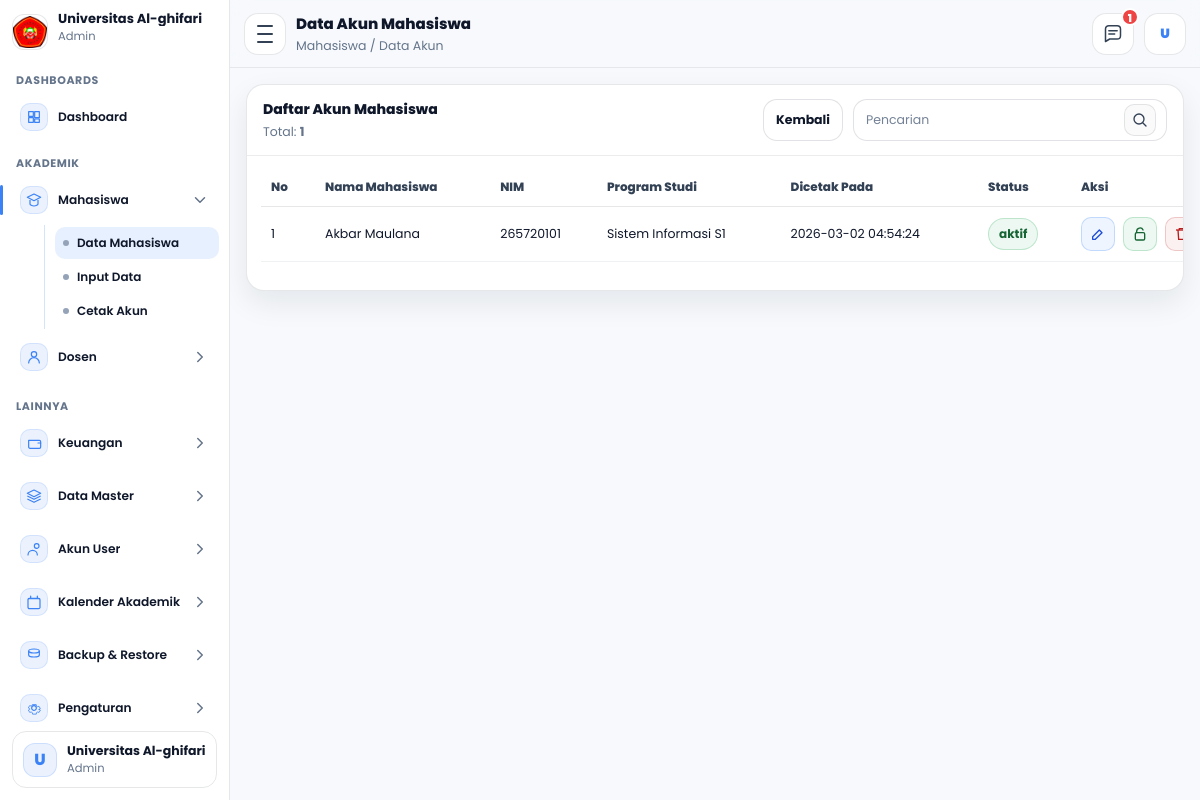
/admin/mahasiswa/dataakun.php (signed in), run on an earlier commit of the app's database.
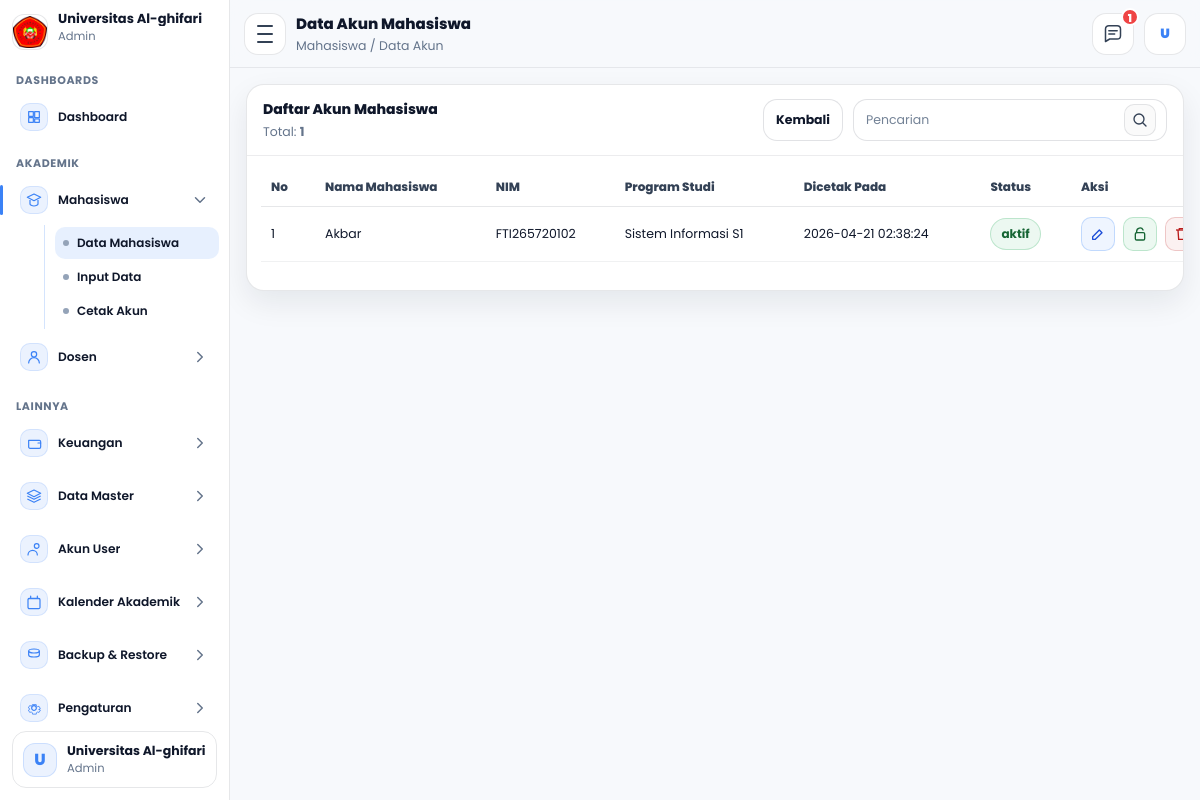
And on a later commit of the database.
### tables this page shows
CREATE TABLE `mahasiswa` (
  `id_mahasiswa` int NOT NULL,
  `tanggal_registrasi` date NOT NULL,
  `periode_pendaftaran` varchar(60) NOT NULL,
  `jenis_pendaftaran` varchar(60) NOT NULL,
  `jalur_pendaftaran` varchar(60) DEFAULT NULL,
  `program_studi` varchar(100) NOT NULL,
  `kelas` varchar(30) NOT NULL,
  `nim` varchar(30) NOT NULL,
  `jalur_keuangan` varchar(100) NOT NULL,
  `nama_mahasiswa` varchar(150) NOT NULL,
  `tempat_lahir` varchar(100) NOT NULL,
  `tanggal_lahir` date NOT NULL,
  `jenis_kelamin` varchar(20) NOT NULL,
  `golongan_darah` varchar(5) DEFAULT NULL,
  `agama` varchar(30) NOT NULL,
  `ukuran_seragam` varchar(10) NOT NULL,
  `nik` varchar(30) DEFAULT NULL,
  `nisn` varchar(30) DEFAULT NULL,
  `npwp` varchar(30) DEFAULT NULL,
  `kewarganegaraan` enum('WNI','WNA') DEFAULT NULL,
  `provinsi` varchar(100) DEFAULT NULL,
  `kab_kota` varchar(100) DEFAULT NULL,
  `kecamatan` varchar(100) DEFAULT NULL,
  `kelurahan` varchar(100) DEFAULT NULL,
  `jalan` varchar(200) DEFAULT NULL,
  `dusun` varchar(100) DEFAULT NULL,
  `rt` varchar(10) DEFAULT NULL,
  `rw` varchar(10) DEFAULT NULL,
  `kode_pos` varchar(10) DEFAULT NULL,
  `jenis_tinggal` varchar(50) DEFAULT NULL,
  `alat_transportasi` varchar(50) DEFAULT NULL,
  `telepon` varchar(30) DEFAULT NULL,
  `hp` varchar(30) DEFAULT NULL,
  `email` varchar(120) DEFAULT NULL,
  `penerima_kps` enum('Ya','Tidak') DEFAULT NULL,
  `no_kps` varchar(50) DEFAULT NULL,
  `nama_ayah` varchar(150) DEFAULT NULL,
  `tanggal_lahir_ayah` date DEFAULT NULL,
  `pendidikan_ayah` varchar(80) DEFAULT NULL,
  `pekerjaan_ayah` varchar(80) DEFAULT NULL,
  `penghasilan_ayah` varchar(80) DEFAULT NULL,
  `nama_ibu` varchar(150) DEFAULT NULL,
  `tanggal_lahir_ibu` date DEFAULT NULL,
  `pendidikan_ibu` varchar(80) DEFAULT NULL,
  `pekerjaan_ibu` varchar(80) DEFAULT NULL,
  `penghasilan_ibu` varchar(80) DEFAULT NULL,
  `nama_wali` varchar(150) DEFAULT NULL,
  `tanggal_lahir_wali` date DEFAULT NULL,
  `pendidikan_wali` varchar(80) DEFAULT NULL,
  `pekerjaan_wali` varchar(80) DEFAULT NULL,
  `penghasilan_wali` varchar(80) DEFAULT NULL,
  `asal_sekolah` varchar(150) DEFAULT NULL,
  `no_ijazah` varchar(80) DEFAULT NULL,
  `alamat_sekolah` varchar(255) DEFAULT NULL,
  `kodepos_sekolah` varchar(10) DEFAULT NULL,
  `email_sekolah` varchar(120) DEFAULT NULL,
  `telepon_sekolah` varchar(30) DEFAULT NULL,
  `website_sekolah` varchar(120) DEFAULT NULL,
  `asal_jurusan` varchar(120) DEFAULT NULL,
  `sks_diakui` int DEFAULT NULL,
  `asal_perguruan_tinggi` varchar(150) DEFAULT NULL,
  `asal_program_studi` varchar(150) DEFAULT NULL,
  `akun_dicetak` tinyint(1) NOT NULL DEFAULT '0',
  `akun_dicetak_pada` timestamp NULL DEFAULT NULL,
  `id_user` int DEFAULT NULL,
  `dibuat_pada` timestamp NULL DEFAULT CURRENT_TIMESTAMP,
  `diubah_pada` timestamp NULL DEFAULT NULL ON UPDATE CURRENT_TIMESTAMP
);

### admin/mahasiswa/dataakun.php (the view, shortened to what the changed rows need)
<?php
require_once __DIR__ . "/../../config.php";
require_once __DIR__ . "/../layout.php";
$username = $_SESSION['username'] ?? 'unfari';
$nama_tampil = 'Universitas Al-ghifari';
$stmtMe = $conn->prepare("SELECT nama_lengkap FROM users WHERE username=? LIMIT 1");
$stmtMe->bind_param("s", $username);
$stmtMe->execute();
$rsMe = $stmtMe->get_result();
if ($rsMe && ($rowMe = $rsMe->fetch_assoc())) {
  $nama_tampil = $rowMe['nama_lengkap'] ?: $nama_tampil;
}
$menu = 'mhs_data';
$qRaw = trim($_GET['q'] ?? '');
$q = $qRaw;
$page = (int)($_GET['page'] ?? 1);
$perPage = 15;
$offset = ($page - 1) * $perPage;
function buildWhereAndParamsAkun($q){
  $where = "WHERE IFNULL(m.akun_dicetak,0)=1";
  $params = [];
  $types = "";
  return [$where, $types, $params];
}
function renderRowsAkun($rows, $offset){
  $no = $offset + 1;
  $html = '';
  foreach ($rows as $r){
    $id     = (int)($r['id_mahasiswa'] ?? 0);
    $nama   = e($r['nama_mahasiswa'] ?? '');
    $nim    = e($r['nim'] ?? '');
    $prodi  = e($r['program_studi'] ?? '-');
    $dicetak= e($r['akun_dicetak_pada'] ?? '-');
    $status = ($r['status'] ?? 'aktif') === 'nonaktif' ? 'nonaktif' : 'aktif';
    $lockTitle = ($status === 'aktif') ? 'Nonaktifkan' : 'Aktifkan';
    $svgUnlock = '<svg viewBox="0 0 24 24" fill="none" aria-hidden="true">
        <path d="M7 10V8a5 5 0 0 1 9.6-2" stroke="currentColor" stroke-width="2" stroke-linecap="round"/>
        <path d="M7 10h10a2 2 0 0 1 2 2v7a2 2 0 0 1-2 2H7a2 2 0 0 1-2-2v-7a2 2 0 0 1 2-2Z" stroke="currentColor" stroke-width="2" stroke-linejoin="round"/>
      </svg>';
    $svgLock = '<svg viewBox="0 0 24 24" fill="none" aria-hidden="true">
        <path d="M7 10V8a5 5 0 0 1 10 0v2" stroke="currentColor" stroke-width="2" stroke-linecap="round"/>
        <path d="M7 10h10a2 2 0 0 1 2 2v7a2 2 0 0 1-2 2H7a2 2 0 0 1-2-2v-7a2 2 0 0 1 2-2Z" stroke="currentColor" stroke-width="2" stroke-linejoin="round"/>
        <path d="M12 14v3" stroke="currentColor" stroke-width="2" stroke-linecap="round"/>
      </svg>';
    $html .= '<tr>';
    $html .= '<td class="col-no">'.$no.'</td>';
    $html .= '<td>'.$nama.'</td>';
    $html .= '<td>'.$nim.'</td>';
    $html .= '<td>'.$prodi.'</td>';
    $html .= '<td>'.$dicetak.'</td>';
    $html .= '<td><span class="st-pill '.($status==='aktif'?'on':'off').'">'.e($status).'</span></td>';
    $html .= '<td class="aksi">
      <a class="icon-btn edit" href="editakun.php?id='.$id.'" title="Edit">
        <svg viewBox="0 0 24 24" fill="none" aria-hidden="true">
          <path d="M4 20h4l10-10-4-4L4 16v4Z" stroke="currentColor" stroke-width="2" stroke-linejoin="round"/>
        </svg>
      </a>
      <button class="icon-btn lock '.($status==='aktif'?'on':'off').'" type="button"
              data-toggle="1" data-id="'.$id.'" data-status="'.$status.'"
              title="'.$lockTitle.'">
        '.(($status==='aktif') ? $svgUnlock : $svgLock).'
      </button>
      <button class="icon-btn del" type="button"
              data-del="1" data-id="'.$id.'" data-name="'.$nama.'"
              title="Hapus">
        <svg viewBox="0 0 24 24" fill="none" aria-hidden="true">
          <path d="M3 6h18" stroke="currentColor" stroke-width="2"/>
          <path d="M8 6V4h8v2" stroke="currentColor" stroke-width="2"/>
          <path d="M6 6l1 14h10l1-14" stroke="currentColor" stroke-width="2"/>
        </svg>
      </button>
    </td>';
    $html .= '</tr>';
    $no++;
  }
  return $html;
}
list($where, $types, $params) = buildWhereAndParamsAkun($q);
$sqlTotal = "SELECT COUNT(*) AS total
             FROM mahasiswa m
             LEFT JOIN users u
               ON (u.id_user = m.id_user)
               OR (u.username = m.nim AND u.role='mahasiswa')
             $where";
$stmtT = $conn->prepare($sqlTotal);
$stmtT->execute();
$rsT = $stmtT->get_result();
$total = 0;
if ($rsT && ($rowT = $rsT->fetch_assoc())) $total = (int)($rowT['total'] ?? 0);
$sql = "SELECT m.id_mahasiswa, m.nama_mahasiswa, m.nim, m.program_studi, m.akun_dicetak_pada,
               IFNULL(u.status,'aktif') AS status
        FROM mahasiswa m
        LEFT JOIN users u
          ON (u.id_user = m.id_user)
          OR (u.username = m.nim AND u.role='mahasiswa')
        $where
        ORDER BY m.id_mahasiswa DESC
        LIMIT ? OFFSET ?";
$stmt = $conn->prepare($sql);
if ($types !== '') {
  $types2 = $types . "ii";
  $limit = $perPage;
  $off = $offset;
  $stmt->bind_param($types2, ...array_merge($params, [$limit,$off]));
} else {
  $limit = $perPage;
  $off = $offset;
  $stmt->bind_param("ii", $limit, $off);
}
$stmt->execute();
$rs = $stmt->get_result();
$rows = [];
if ($rs) {
  while ($r = $rs->fetch_assoc()) $rows[] = $r;
}
$tbodyHtml = renderRowsAkun($rows, $offset);
renderAdminLayoutStart([
  "title"       => "Admin - Data Akun Mahasiswa",
  "page_title"  => "Data Akun Mahasiswa",
  "page_sub"    => "Mahasiswa / Data Akun",
  "menu"        => $menu,
  "nama_tampil" => $nama_tampil,
  "username"    => $username,
  "assetsBase"  => "../..",
  "basePath"    => "..",
  "extra_css"   => ["css/css_admin/mahasiswa/dataakun.css"],
]);
?>
<div class="panel">
  <div class="panel-head">
    <div class="panel-left">
      <div class="panel-sub">Total: <b id="totalText"><?= (int)$total ?></b></div>
    </div>
  </div>
  <div class="table-wrap">
    <table class="tbl">
      <thead>
        <tr>
          <th class="col-no">No</th>
          <th>Nama Mahasiswa</th>
          <th>NIM</th>
          <th>Program Studi</th>
          <th>Dicetak Pada</th>
          <th>Status</th>
          <th class="col-aksi">Aksi</th>
        </tr>
      </thead>
      <tbody id="tbody">
        <?= $tbodyHtml ?>
      </tbody>
    </table>
  </div>
</div>
<?php
renderAdminLayoutEnd([
  "assetsBase" => "../..",
  "extra_js"   => ["js/js_admin/mahasiswa/dataakun.js"],
]);

### admin/layout.php (shortened to what the changed rows need)
<?php
function e($s){ return htmlspecialchars((string)$s, ENT_QUOTES, 'UTF-8'); }
function isPrefix($menu, $prefix){ return strpos($menu, $prefix) === 0; }
function icon($name){
  if ($name === 'dash') return '<svg viewBox="0 0 24 24" fill="none"><path d="M4 13h7v7H4v-7Zm9-9h7v9h-7V4ZM4 4h7v7H4V4Zm9 11h7v5h-7v-5Z" stroke="currentColor" stroke-width="1.8" stroke-linejoin="round"/></svg>';
  if ($name === 'mhs')  return '<svg viewBox="0 0 24 24" fill="none"><path d="M12 3 22 8 12 13 2 8 12 3Z" stroke="currentColor" stroke-width="1.8" stroke-linejoin="round"/><path d="M6 12v6c0 1 2.7 3 6 3s6-2 6-3v-6" stroke="currentColor" stroke-width="1.8" stroke-linejoin="round"/></svg>';
  if ($name === 'dsn')  return '<svg viewBox="0 0 24 24" fill="none"><path d="M12 12a4 4 0 1 0-4-4 4 4 0 0 0 4 4Z" stroke="currentColor" stroke-width="1.8"/><path d="M4 21a8 8 0 0 1 16 0" stroke="currentColor" stroke-width="1.8" stroke-linecap="round"/></svg>';
  if ($name === 'wallet') return '<svg viewBox="0 0 24 24" fill="none"><path d="M4 8h16a2 2 0 0 1 2 2v8a2 2 0 0 1-2 2H6a2 2 0 0 1-2-2V8Z" stroke="currentColor" stroke-width="1.8" stroke-linejoin="round"/><path d="M18 12h4" stroke="currentColor" stroke-width="1.8" stroke-linecap="round"/></svg>';
  if ($name === 'layers') return '<svg viewBox="0 0 24 24" fill="none"><path d="M12 3 22 8 12 13 2 8 12 3Z" stroke="currentColor" stroke-width="1.8" stroke-linejoin="round"/><path d="M2 12l10 5 10-5" stroke="currentColor" stroke-width="1.8" stroke-linejoin="round"/><path d="M2 16.5l10 5 10-5" stroke="currentColor" stroke-width="1.8" stroke-linejoin="round"/></svg>';
  if ($name === 'users') return '<svg viewBox="0 0 24 24" fill="none"><path d="M16 11a3.5 3.5 0 1 0-3.5-3.5A3.5 3.5 0 0 0 16 11Z" stroke="currentColor" stroke-width="1.8"/><path d="M3 21a7 7 0 0 1 14 0" stroke="currentColor" stroke-width="1.8" stroke-linecap="round"/></svg>';
  if ($name === 'calendar') return '<svg viewBox="0 0 24 24" fill="none"><path d="M7 3v3M17 3v3" stroke="currentColor" stroke-width="1.8" stroke-linecap="round"/><path d="M4 7h16" stroke="currentColor" stroke-width="1.8" stroke-linecap="round"/><path d="M5 6.5h14A2 2 0 0 1 21 8.5v12A2 2 0 0 1 19 22H5a2 2 0 0 1-2-2v-12A2 2 0 0 1 5 6.5Z" stroke="currentColor" stroke-width="1.8" stroke-linejoin="round"/></svg>';
  if ($name === 'database') return '<svg viewBox="0 0 24 24" fill="none"><path d="M12 3c4.4 0 8 1.3 8 3s-3.6 3-8 3-8-1.3-8-3 3.6-3 8-3Z" stroke="currentColor" stroke-width="1.8" stroke-linejoin="round"/><path d="M4 6v6c0 1.7 3.6 3 8 3s8-1.3 8-3V6" stroke="currentColor" stroke-width="1.8" stroke-linejoin="round"/></svg>';
  if ($name === 'settings') return '<svg viewBox="0 0 24 24" fill="none"><path d="M12 15.5a3.5 3.5 0 1 0 0-7 3.5 3.5 0 0 0 0 7Z" stroke="currentColor" stroke-width="1.8"/><path d="M19.4 15a8.3 8.3 0 0 0 .1-1l2-1.1-2-3.5-2.2.6a7.7 7.7 0 0 0-1.7-1l-.3-2.2H9.7L9.4 8a7.7 7.7 0 0 0-1.7 1l-2.2-.6-2 3.5 2 1.1a8.3 8.3 0 0 0 .1 1l-2 1.1 2 3.5 2.2-.6a7.7 7.7 0 0 0 1.7 1l.3 2.2h5.6l.3-2.2a7.7 7.7 0 0 0 1.7-1l2.2.6 2-3.5-2-1.1Z" stroke="currentColor" stroke-width="1.2" stroke-linejoin="round"/></svg>';
  if ($name === 'logout') return '<svg viewBox="0 0 24 24" fill="none"><path d="M10 17h-1a6 6 0 1 1 0-12h1" stroke="currentColor" stroke-width="1.8" stroke-linecap="round"/><path d="M14 7l5 5-5 5" stroke="currentColor" stroke-width="1.8" stroke-linecap="round" stroke-linejoin="round"/><path d="M19 12H10" stroke="currentColor" stroke-width="1.8" stroke-linecap="round"/></svg>';
  if ($name === 'msg') return '<svg viewBox="0 0 24 24" fill="none"><path d="M21 14a4 4 0 0 1-4 4H8l-5 3V6a4 4 0 0 1 4-4h10a4 4 0 0 1 4 4v8Z" stroke="currentColor" stroke-width="1.8" stroke-linejoin="round"/><path d="M7 8h10M7 12h7" stroke="currentColor" stroke-width="1.8" stroke-linecap="round"/></svg>';
  return '';
}
function renderSidebar($menu, $nama_tampil, $username, $basePath = ""){
  $bp = rtrim($basePath, "/");
  if ($bp !== "") $bp .= "/";
  ?>
  <aside class="sidebar" id="sidebar" aria-label="Sidebar Admin">
    <nav class="nav" id="nav">
      <?php foreach($groups as $g): ?>
        <div class="nav-group">
          <div class="nav-title"><?= e($g['title']) ?></div>
          <?php foreach($g['items'] as $it): ?>
            <?php if ($it['type']==='link'): ?>
              <a class="nav-item <?= !empty($it['active'])?'active':'' ?>" href="<?= e($it['href']) ?>">
                <span class="ic"><?= icon($it['icon']) ?></span>
                <span class="tx"><?= e($it['label']) ?></span>
              </a>
            <?php else: ?>
              <button class="nav-item has-sub <?= !empty($it['open'])?'open':'' ?>" type="button"
                data-sub="<?= e($it['id']) ?>" aria-expanded="<?= !empty($it['open'])?'true':'false' ?>">
                <span class="ic"><?= icon($it['icon']) ?></span>
                <span class="tx"><?= e($it['label']) ?></span>
                <span class="ch" aria-hidden="true">
                  <svg viewBox="0 0 24 24" fill="none"><path d="M9 6l6 6-6 6" stroke="currentColor" stroke-width="2" stroke-linecap="round" stroke-linejoin="round"/></svg>
                </span>
              </button>
              <div class="sub <?= !empty($it['open'])?'open':'' ?>" id="<?= e($it['id']) ?>">
                <?php foreach($it['children'] as $c): ?>
                  <a class="sub-item <?= !empty($c['active'])?'active':'' ?>" href="<?= e($c['href']) ?>">
                    <span class="dot"></span>
                    <span class="tx"><?= e($c['label']) ?></span>
                  </a>
                <?php endforeach; ?>
              </div>
            <?php endif; ?>
          <?php endforeach; ?>
        </div>
      <?php endforeach; ?>
    </nav>
  </aside>
  <?php
}
function renderAdminLayoutStart($opts = []){
  $menu       = $opts['menu'] ?? 'dashboard';
  $nama       = $opts['nama_tampil'] ?? 'Admin';
  $username   = $opts['username'] ?? 'user';
  $assetsBase = rtrim($opts['assetsBase'] ?? '..', '/');
  $basePath   = rtrim($opts['basePath'] ?? '', '/');
  if ($basePath !== '') $basePath = rtrim($basePath, '/');
  ?>
<!doctype html>
<html lang="id">
<head>
  <link rel="stylesheet" href="<?= e($assetsBase) ?>/css/css_admin/dashboard.css">
  <?php
    if (!empty($opts['extra_css']) && is_array($opts['extra_css'])) {
      foreach($opts['extra_css'] as $css) {
        echo '<link rel="stylesheet" href="'.e($assetsBase.'/'.$css).'">'."\n";
      }
    }
  ?>
</head>
<body>
  <div class="app" id="app">
    <?php renderSidebar($menu, $nama, $username, $basePath); ?>
    <main class="main">
      <section class="content">
  <?php
}
function renderAdminLayoutEnd($opts = []){
  ?>
      </section>
    </main>
  </div>
</body>
</html>
  <?php
}

What changed in the data, as far as the page shows it:
removed mahasiswa: id_mahasiswa "1", nama_mahasiswa "Akbar Maulana", nim "265720101", program_studi "Sistem Informasi S1", akun_dicetak_pada "2026-03-02 04:54:24", status "aktif"
added mahasiswa: nama_mahasiswa "Akbar", nim "FTI265720102", program_studi "Sistem Informasi S1", akun_dicetak_pada "2026-04-21 02:38:24", status "aktif"
Also different on the page:
$total: (not shown) → "1"
